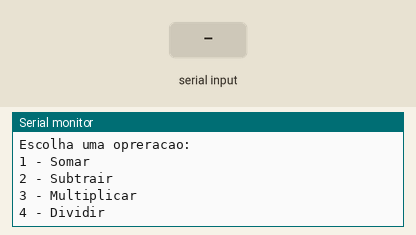
Bench run of a sketch on a simulated Arduino Uno, built with avr-gcc and run on an emulated ATmega328P. Parts: the last lines printed to the serial monitor. The inputs (shaded band) are chosen by the test bench.

Above: at 0.8 s.
0.9 s: "sim" received over Serial
At 2.6 s:
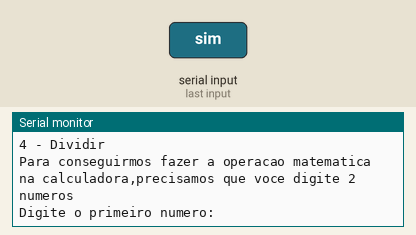
3.5 s: "90,45,200\n" received over Serial
At 5.6 s:
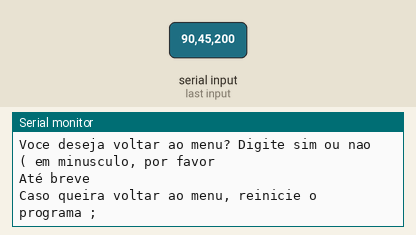

Measured:
- after the input at 0.9 s, the serial monitor: prints a new line after 1.0 s (image 1)
- after the input at 3.5 s, the serial monitor: prints a new line at once (image 2)

The sketch:

calculadora_com_menu_moura_branco_1.ino
```cpp
    int escolhaDaOperacao;

    float resultado; //vai guarda o resultado

    //tipo de retorno nome da funcao parametros corpo

    float somar (float numero1Param, float numero2Param)
    {
      resultado = numero1Param + numero2Param; // ; indica o final da instruçao
      return resultado;
      //Serial.println(" o resultado da soma foi: " + String(resultado));

    }


    void subtrair(float numero1Param, float numero2Param)
    {
      resultado = numero1Param - numero2Param; // ; indica o final da instruçao
      Serial.println(" o resultado da subtracao foi: " + String(resultado));

    }

    void multiplicar(float numero1Param, float numero2Param)
    {
      resultado = numero1Param - numero2Param; // ; indica o final da instruçao
      Serial.println(" o resultado da multiplicacao foi: " + String(resultado));
    }

    void divisao (float numero1Param, float numero2Param)
    {
             resultado = numero1Param / numero2Param; // ; indica o final da instruçao
            Serial.println(" o resultado da divisao foi: " + String(resultado));
    }


    void setup()
    {
      Serial.begin(9600);


      int contador = 0;

      float numero1;
      float numero2;


      do{
        Serial.println("Bem-vindo(a) a  calculadora!!!");
        Serial.println("Escolha uma opreracao:");
        Serial.println("1 - Somar");
        Serial.println("2 - Subtrair");
        Serial.println("3 - Multiplicar");
        Serial.println ("4 - Dividir");
        while (!Serial.available()){}
        escolhaDaOperacao = Serial.parseInt();


        Serial.println("Para conseguirmos fazer a operacao matematica na calculadora,precisamos que voce digite 2 numeros");
        Serial.println ("Digite o primeiro numero:");
        while(!Serial.available()){}
        numero1 = Serial.parseFloat();

        Serial.println ("Digite o segundo numero:");
        while(!Serial.available()){}
        numero2 = Serial.parseFloat();

        switch(escolhaDaOperacao){
          case 1:
            //somar(numero1, numero2); // estou passando os valores que o usuario digitou via parametro
            //somar (1, 3);//estou passando os valores fixos via parametro
            float retornoFuncaoSomar;
            retornoFuncaoSomar = somar(numero1, numero2);
            Serial.println(retornoFuncaoSomar);

            break;

          case 2:
            subtrair(numero1, numero2);

            break;

          case 3:
            multiplicar(numero1, numero2);

          case 4:
            divisao(numero1, numero2);

          default:
            Serial.println("Opcao invalida! Escolha uma opcao do 1 ao 4. ;)");
        }

        Serial.println("Voce deseja voltar ao menu? Digite sim ou nao ( em minusculo, por favor");
        while (!Serial.available()){}

        if(Serial.readString()=="sim"){
          contador = 1;
        }

        else{
          contador = 0;
          Serial.println("Até breve");
          Serial.println("Caso queira voltar ao menu, reinicie o programa ;");

        }


      }
      while(contador != 0);
    }

    void loop()
    {
     // sem instruções
    }
```
